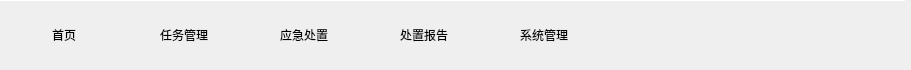
  <widget class="QWidget" name="funcWidget" native="true">
   <property name="geometry">
    <rect>
     <x>0</x>
     <y>506</y>
     <width>911</width>
     <height>70</height>
    </rect>
   </property>
   <property name="styleSheet">
    <string notr="true"/>
   </property>
   <widget class="QPushButton" name="pushButton">
    <property name="geometry">
     <rect>
      <x>10</x>
      <y>7</y>
      <width>108</width>
      <height>56</height>
     </rect>
    </property>
    <property name="styleSheet">
     <string notr="true"/>
    </property>
    <property name="text">
     <string>首页</string>
    </property>
    <property name="icon">
     <iconset resource="image.qrc">
      <normaloff>:/icon/image/home_1.png</normaloff>:/icon/image/home_1.png</iconset>
    </property>
    <property name="iconSize">
     <size>
      <width>48</width>
      <height>48</height>
     </size>
    </property>
    <property name="flat">
     <bool>true</bool>
    </property>
   </widget>
   <widget class="QPushButton" name="pushButton_2">
    <property name="geometry">
     <rect>
      <x>130</x>
      <y>7</y>
      <width>108</width>
      <height>56</height>
     </rect>
    </property>
    <property name="styleSheet">
     <string notr="true"/>
    </property>
    <property name="text">
     <string>任务管理</string>
    </property>
    <property name="icon">
     <iconset resource="image.qrc">
      <normaloff>:/icon/image/task_1.png</normaloff>:/icon/image/task_1.png</iconset>
    </property>
    <property name="iconSize">
     <size>
      <width>48</width>
      <height>48</height>
     </size>
    </property>
    <property name="flat">
     <bool>true</bool>
    </property>
   </widget>
   <widget class="QPushButton" name="treatButton">
    <property name="geometry">
     <rect>
      <x>250</x>
      <y>7</y>
      <width>108</width>
      <height>56</height>
     </rect>
    </property>
    <property name="styleSheet">
     <string notr="true"/>
    </property>
    <property name="text">
     <string>应急处置</string>
    </property>
    <property name="icon">
     <iconset resource="image.qrc">
      <normaloff>:/icon/image/dispose_1.png</normaloff>:/icon/image/dispose_1.png</iconset>
    </property>
    <property name="iconSize">
     <size>
      <width>48</width>
      <height>48</height>
     </size>
    </property>
    <property name="flat">
     <bool>true</bool>
    </property>
   </widget>
   <widget class="QPushButton" name="wordButton">
    <property name="geometry">
     <rect>
      <x>370</x>
      <y>7</y>
      <width>108</width>
      <height>56</height>
     </rect>
    </property>
    <property name="styleSheet">
     <string notr="true"/>
    </property>
    <property name="text">
     <string>处置报告</string>
    </property>
    <property name="icon">
     <iconset resource="image.qrc">
      <normaloff>:/icon/image/report_1.png</normaloff>:/icon/image/report_1.png</iconset>
    </property>
    <property name="iconSize">
     <size>
      <width>48</width>
      <height>48</height>
     </size>
    </property>
    <property name="flat">
     <bool>true</bool>
    </property>
   </widget>
   <widget class="QPushButton" name="userButton">
    <property name="geometry">
     <rect>
      <x>490</x>
      <y>7</y>
      <width>108</width>
      <height>56</height>
     </rect>
    </property>
    <property name="styleSheet">
     <string notr="true"/>
    </property>
    <property name="text">
     <string>系统管理</string>
    </property>
    <property name="icon">
     <iconset resource="image.qrc">
      <normaloff>:/icon/image/user.png</normaloff>:/icon/image/user.png</iconset>
    </property>
    <property name="iconSize">
     <size>
      <width>48</width>
      <height>48</height>
     </size>
    </property>
    <property name="autoDefault">
     <bool>false</bool>
    </property>
    <property name="flat">
     <bool>true</bool>
    </property>
   </widget>
   <widget class="Line" name="line">
    <property name="geometry">
     <rect>
      <x>0</x>
      <y>0</y>
      <width>905</width>
      <height>1</height>
     </rect>
    </property>
    <property name="styleSheet">
     <string notr="true">background-color: rgb(255, 255, 255);</string>
    </property>
    <property name="orientation">
     <enum>Qt::Horizontal</enum>
    </property>
   </widget>
  </widget>
